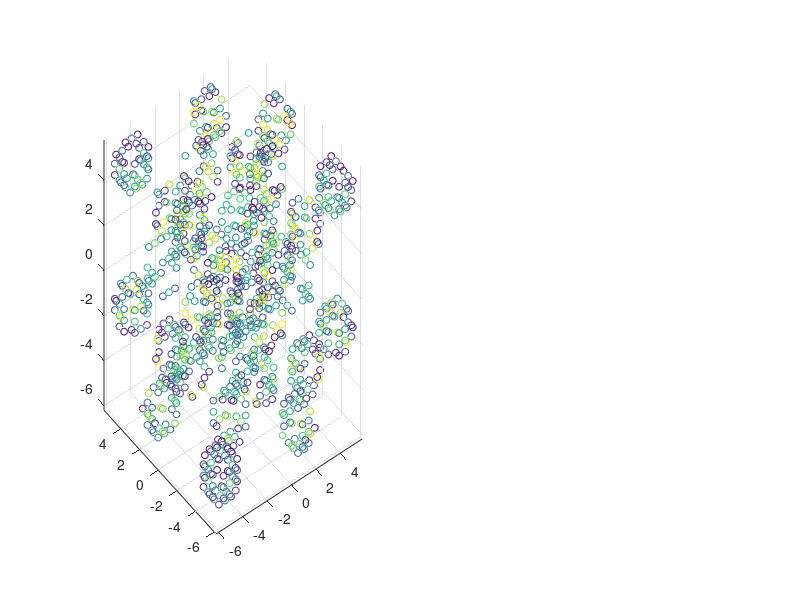

The MATLAB source for this figure: (Note: this script raises an error after producing the figure.)
x=-6.2:0.5:6.2; x=x';
y=-6.2:0.5:6.2; y=y';
z=-6.2:0.5:6.2; z=z';

[X,Y,Z]=ndgrid(x,y,z);
I=sin(X).*sin(Y).*sin(Z);

thr_low=0.4;
thr_hi=0.6;

ind=find(I<thr_hi & I>thr_low);

K=[]; L=[]; M=[];
[K,L,M]=ind2sub([length(x),length(y),length(z)],ind);

vx=[];
vy=[];
vz=[];
for i=1:length(K)
    vx(i)=X(K(i),L(i),M(i));
    vy(i)=Y(K(i),L(i),M(i));
    vz(i)=Z(K(i),L(i),M(i));
end

figure(4322312)
subplot(1,2,1)
cla
scatter3(vx,vy,vz,25,I(ind))
view(3)
xlim([min(x),max(x)])
ylim([min(y),max(y)])
zlim([min(z),max(z)])
caxis([thr_low,thr_hi])

%%
%Perform symmetry operation

phi=120;
v1=[1;1;1];
[Xt,Yt,Zt,Itr]=Symmetry_rotate(X,Y,Z,I,phi,v1);
%%
figure(4322312)
subplot(1,2,2)
ind=find(Itr<thr_hi & Itr>thr_low);

K=[]; L=[]; M=[];
[K,L,M]=ind2sub([length(x),length(y),length(z)],ind);

vx=[];
vy=[];
vz=[];
for i=1:length(K)
    vx(i)=X(K(i),L(i),M(i));
    vy(i)=Y(K(i),L(i),M(i));
    vz(i)=Z(K(i),L(i),M(i));
end

cla
scatter3(vx,vy,vz,25,Itr(ind))
view(3)
xlim([min(x),max(x)])
ylim([min(y),max(y)])
zlim([min(z),max(z)])
caxis([thr_low,thr_hi])


%Perform mirror symmetry operation

m1=[1;1;0];
[Xt,Yt,Zt,Itr]=Symmetry_mirror(X,Y,Z,I,m1);
%%
figure(4322312)
subplot(1,2,2)
ind=find(Itr<thr_hi & Itr>thr_low);

K=[]; L=[]; M=[];
[K,L,M]=ind2sub([length(x),length(y),length(z)],ind);

vx=[];
vy=[];
vz=[];
for i=1:length(K)
    vx(i)=X(K(i),L(i),M(i));
    vy(i)=Y(K(i),L(i),M(i));
    vz(i)=Z(K(i),L(i),M(i));
end

cla
scatter3(vx,vy,vz,25,Itr(ind))
view(3)
xlim([min(x),max(x)])
ylim([min(y),max(y)])
zlim([min(z),max(z)])
caxis([thr_low,thr_hi])


s1=[1;0;0];
phi=90;
[Xt,Yt,Zt,Itr]=Symmetry_impropRotate(X,Y,Z,I,phi,s1);
%%
figure(4322312)
subplot(1,2,2)
ind=find(Itr<thr_hi & Itr>thr_low);

K=[]; L=[]; M=[];
[K,L,M]=ind2sub([length(x),length(y),length(z)],ind);

vx=[];
vy=[];
vz=[];
for i=1:length(K)
    vx(i)=X(K(i),L(i),M(i));
    vy(i)=Y(K(i),L(i),M(i));
    vz(i)=Z(K(i),L(i),M(i));
end

cla
scatter3(vx,vy,vz,25,Itr(ind))
view(3)
xlim([min(x),max(x)])
ylim([min(y),max(y)])
zlim([min(z),max(z)])
caxis([thr_low,thr_hi])

%{
%%
subplot(1,3,2)
ind=find(I<thr_hi & I>thr_low);

K=[]; L=[]; M=[];
[K,L,M]=ind2sub([length(x),length(y),length(z)],ind);

vx=[];
vy=[];
vz=[];
for i=1:length(K)
    vx(i)=Xt(K(i),L(i),M(i));
    vy(i)=Yt(K(i),L(i),M(i));
    vz(i)=Zt(K(i),L(i),M(i));
end

cla
scatter3(vx,vy,vz,25,I(ind))
view(3)
xlim([min(x),max(x)])
ylim([min(y),max(y)])
zlim([min(z),max(z)])
caxis([thr_low,thr_hi])
%}